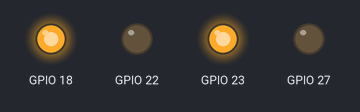
The program below on a simulated Raspberry Pi (BCM pin numbers). Parts: output pins drawn as LEDs (lit = HIGH). What the program prints to the terminal is not drawn. At 10.0 s the program stops and its outputs stay as they are.

Above: at 0.1 s.
At 2.1 s:
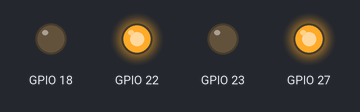
At 4.1 s:
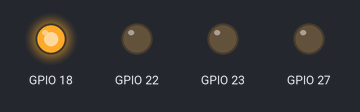
At 6.1 s:
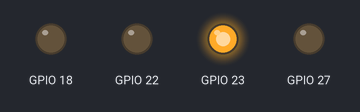
At 8.1 s:
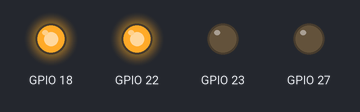
At 9.1 s:
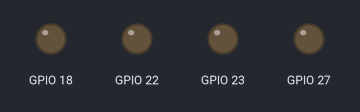
Timing chart, 0 to 10.6 s (numbered marks = the images above):
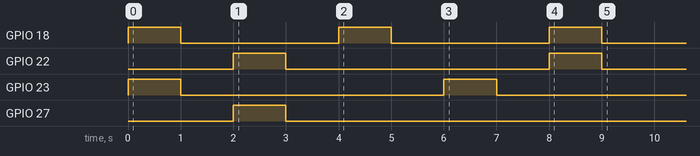

Measured:
- by itself, GPIO 18: alternates HIGH for 1.0 s and LOW for 3.0 s
- by itself, GPIO 22, GPIO 23: alternates HIGH for 1.0 s and LOW for 5.0 s
- by itself, GPIO 27: LOW → HIGH at 2.0 s, → LOW 1.0 s later

The program:

car.py
```python
#!/usr/bin/env python
# -*- coding:utf-8 -*-
import RPi.GPIO as GPIO
import time

INT1 = 18
INT2 = 27
INT3 = 22
INT4 = 23

Pin_list = [ INT1, INT2, INT3, INT4]
GPIO.cleanup()
GPIO.setwarnings(False)
GPIO.setmode(GPIO.BCM)
for Pin in Pin_list:
    GPIO.setup(Pin,GPIO.OUT)
    GPIO.output(Pin,GPIO.LOW)

def stopcar():
    for Pin in Pin_list:
        GPIO.output(Pin, GPIO.LOW)

def forward(second):
    GPIO.output(Pin_list[0], GPIO.HIGH)
    GPIO.output(Pin_list[3], GPIO.HIGH)
    GPIO.output(Pin_list[1], GPIO.LOW)
    GPIO.output(Pin_list[2], GPIO.LOW)
    time.sleep(second)
    stopcar()


def backward(second):
    GPIO.output(Pin_list[0], GPIO.LOW)
    GPIO.output(Pin_list[3], GPIO.LOW)
    GPIO.output(Pin_list[1], GPIO.HIGH)
    GPIO.output(Pin_list[2], GPIO.HIGH)
    time.sleep(second)
    stopcar()

def turnleft(second):
    GPIO.output(Pin_list[0], GPIO.HIGH)
    GPIO.output(Pin_list[3], GPIO.LOW)
    GPIO.output(Pin_list[1], GPIO.LOW)
    GPIO.output(Pin_list[2], GPIO.LOW)
    time.sleep(second)
    stopcar()

def turnright(second):
    GPIO.output(Pin_list[0], GPIO.LOW)
    GPIO.output(Pin_list[3], GPIO.HIGH)
    GPIO.output(Pin_list[1], GPIO.LOW)
    GPIO.output(Pin_list[2], GPIO.LOW)
    time.sleep(second)
    stopcar()

def turnaround(second):
    GPIO.output(Pin_list[0], GPIO.HIGH)
    GPIO.output(Pin_list[3], GPIO.LOW)
    GPIO.output(Pin_list[1], GPIO.LOW)
    GPIO.output(Pin_list[2], GPIO.HIGH)
    time.sleep(second)
    stopcar()

try:
    print(u'前进')
    forward(1)
    time.sleep(1)
    stopcar()
    print(u'后退')
    backward(1)
    time.sleep(1)
    stopcar()
    print(u'左转')
    turnleft(1)
    time.sleep(1)
    stopcar()
    print(u'右转')
    turnright(1)
    time.sleep(1)
    stopcar()
    print(u'原地打转')
    turnaround(1)
    time.sleep(1)
    stopcar()
except KeyBoardInterrupt as e:
    print "stop the program"
    GPIO.cleanup()
```
